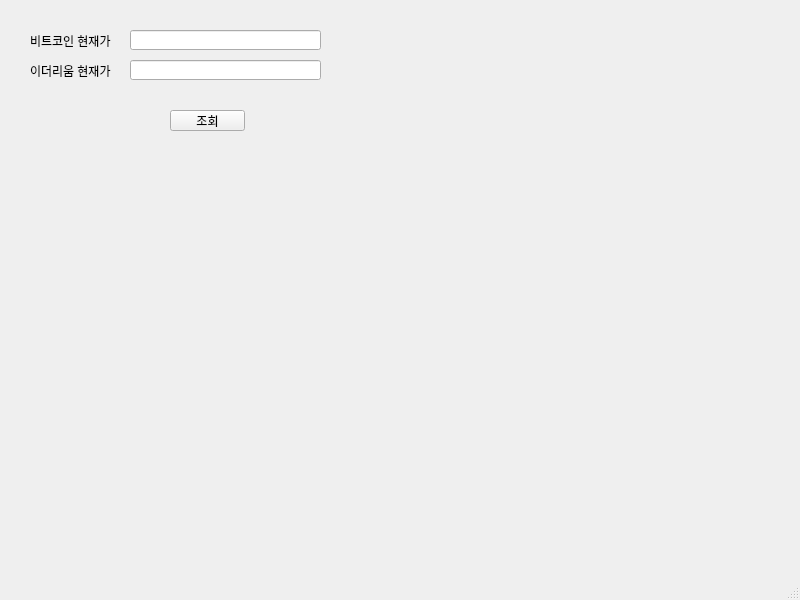
<?xml version="1.0" encoding="UTF-8"?>
<ui version="4.0">
 <class>mainWindow</class>
 <widget class="QMainWindow" name="mainWindow">
  <property name="geometry">
   <rect>
    <x>0</x>
    <y>0</y>
    <width>800</width>
    <height>600</height>
   </rect>
  </property>
  <property name="windowTitle">
   <string>시세조회기</string>
  </property>
  <property name="windowIcon">
   <iconset>
    <normaloff>sun.png</normaloff>sun.png</iconset>
  </property>
  <widget class="QWidget" name="centralwidget">
   <widget class="QPushButton" name="pushButton">
    <property name="geometry">
     <rect>
      <x>170</x>
      <y>110</y>
      <width>75</width>
      <height>21</height>
     </rect>
    </property>
    <property name="text">
     <string>조회</string>
    </property>
   </widget>
   <widget class="QLabel" name="label">
    <property name="geometry">
     <rect>
      <x>30</x>
      <y>30</y>
      <width>101</width>
      <height>21</height>
     </rect>
    </property>
    <property name="text">
     <string>비트코인 현재가</string>
    </property>
   </widget>
   <widget class="QLineEdit" name="lineEdit">
    <property name="enabled">
     <bool>true</bool>
    </property>
    <property name="geometry">
     <rect>
      <x>130</x>
      <y>30</y>
      <width>191</width>
      <height>20</height>
     </rect>
    </property>
    <property name="accessibleName">
     <string/>
    </property>
   </widget>
   <widget class="QLabel" name="label_2">
    <property name="geometry">
     <rect>
      <x>30</x>
      <y>60</y>
      <width>101</width>
      <height>21</height>
     </rect>
    </property>
    <property name="text">
     <string>이더리움 현재가</string>
    </property>
   </widget>
   <widget class="QLineEdit" name="lineEdit_2">
    <property name="enabled">
     <bool>true</bool>
    </property>
    <property name="geometry">
     <rect>
      <x>130</x>
      <y>60</y>
      <width>191</width>
      <height>20</height>
     </rect>
    </property>
    <property name="accessibleName">
     <string/>
    </property>
    <property name="text">
     <string/>
    </property>
   </widget>
  </widget>
  <widget class="QMenuBar" name="menubar">
   <property name="geometry">
    <rect>
     <x>0</x>
     <y>0</y>
     <width>800</width>
     <height>21</height>
    </rect>
   </property>
  </widget>
  <widget class="QStatusBar" name="statusbar"/>
 </widget>
 <resources/>
 <connections/>
</ui>
